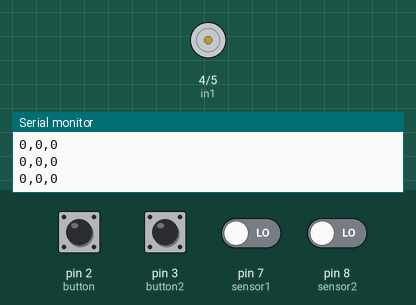
Simulated run of this sketch. Board: Arduino Uno, built with avr-gcc and run on an emulated ATmega328P. Shown: motor-driver pin pairs drawn as motors (green arrow = first pin HIGH = forward, orange = second pin HIGH = backward, longer = more drive, scaled by the enable pin), the last lines printed to the serial monitor. Inputs (shaded band) come from the test bench; at power-on: pin 2 (button), pin 3 (button2), pin 7 (sensor1), pin 8 (sensor2) LOW.

Above: at 1.2 s.
1.3 s: pin 2 (button) pulled HIGH for 0.25 s
At 1.52 s:
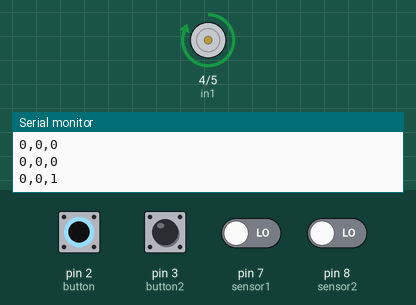
3.1 s: pin 3 (button2) pulled HIGH for 0.25 s
At 3.34 s:
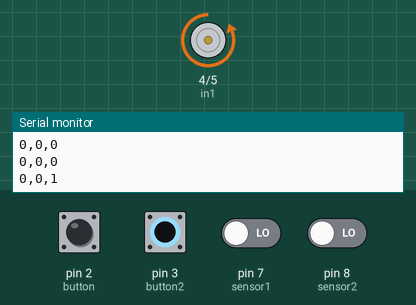
4.9 s: pin 2 (button) pulled HIGH for 1 s
At 7.1 s:
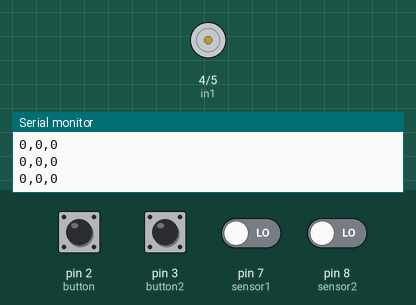
7.4 s: pin 3 (button2) pulled HIGH for 1 s
At 8.0 s:
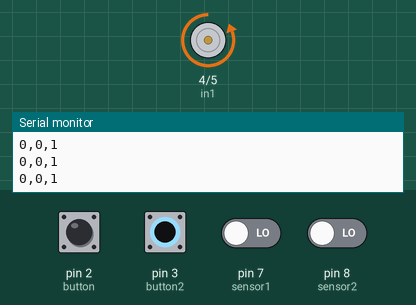
Timing chart, 0 to 10.4 s (numbered marks = the images above; inputs shaded):
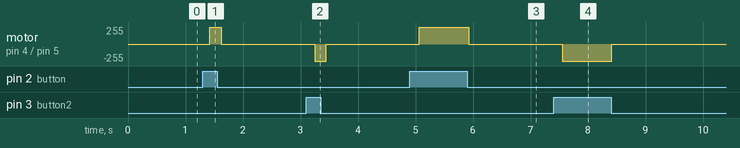

The sketch:

parklock-control.ino
```cpp
#define enA 6
#define in1 4
#define in2 5
#define button 2
#define button2 3
#define sensor1 7
#define sensor2 8

int rotSpeed = 0;
bool pressed1 = false;
bool pressed2 = false;

bool sens1 = false;
bool sens2 = false;

void setup() {
  pinMode(enA, OUTPUT);
  pinMode(in1, OUTPUT);
  pinMode(in2, OUTPUT);
  pinMode(button, INPUT);
  pinMode(button2, INPUT);
  pinMode(sensor1, INPUT);
  pinMode(sensor2, INPUT);
  // Set initial rotation direction
  digitalWrite(in1, LOW);
  digitalWrite(in2, HIGH);

  // start serial port at 9600 bps and wait for port to open:
  Serial.begin(9600);
  while (!Serial) {
    ;  // wait for serial port to connect. Needed for native USB port only
  }
}

void loop() {
  pressed1 = digitalRead(button) == 1;
  pressed2 = digitalRead(button2) == 1;

  sens1 = digitalRead(sensor1) == 1;
  sens2 = digitalRead(sensor2) == 1;

  if (pressed1) {
    digitalWrite(in1, HIGH);
    digitalWrite(in2, LOW);
    rotSpeed = 1;
    delay(20);
  } else if (pressed2) {
    digitalWrite(in1, LOW);
    digitalWrite(in2, HIGH);
    rotSpeed = 1;
    delay(20);
  } else {
    rotSpeed = 0;
  }
  if (rotSpeed == 1) {
    analogWrite(enA, 255);
  } else {
    analogWrite(enA, 0);
  }

  Serial.print(sens1);
  Serial.print(",");
  Serial.print(sens2);
  Serial.print(",");
  Serial.println(rotSpeed);
  delay(200);
}
```

Measured:
- after the input at 1.3 s, motor on pin 4 (in1) / pin 5 (in2): stopped → forward 255/255 after 0.12 s, → stopped 0.20 s later
- after the input at 3.1 s, motor on pin 4 (in1) / pin 5 (in2): stopped → backward 255/255 after 0.14 s, → stopped 0.20 s later
- after the input at 4.9 s, motor on pin 4 (in1) / pin 5 (in2): stopped → forward 255/255 after 0.17 s, → stopped 0.86 s later
- after the input at 7.4 s, motor on pin 4 (in1) / pin 5 (in2): stopped → backward 255/255 after 0.15 s, → stopped 0.86 s later
